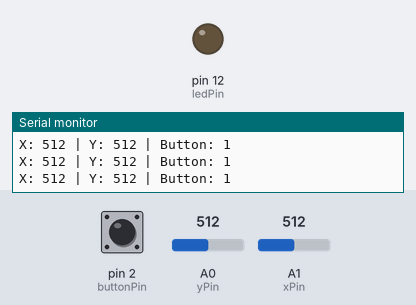
Recording of a sketch running on a simulated Arduino Uno, built with avr-gcc and run on an emulated ATmega328P. Shown: output pins drawn as LEDs (lit = HIGH), the last lines printed to the serial monitor. Inputs (shaded band) come from the test bench; at power-on: A1 (xPin) = 512, pin 2 (buttonPin) HIGH, A0 (yPin) = 512.

Above: at 1.2 s.
1.3 s: A1 (xPin) set to 587
2.8 s: A1 (xPin) set to 615
At 4.0 s:
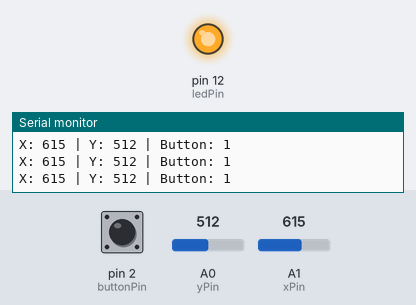
7.3 s: A1 (xPin) set to 590
At 8.5 s:
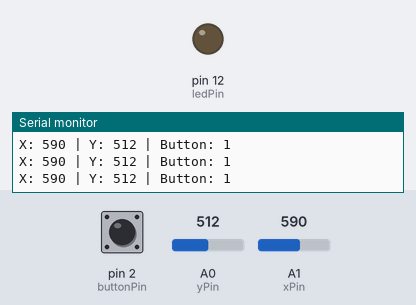
8.8 s: A1 (xPin) set to 610
At 9.1 s:
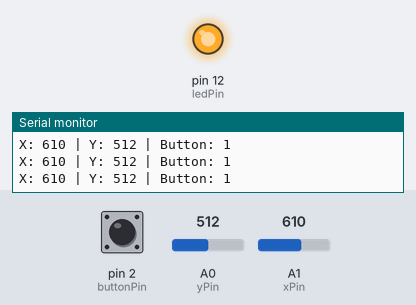
Timing chart, 0 to 11.3 s (numbered marks = the images above; inputs shaded):
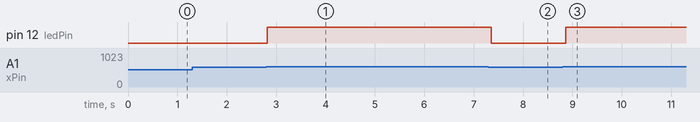

The sketch:

joystick.ino
```cpp
int xPin = A1;
int yPin = A0;
int buttonPin = 2;

int xPosition = 0;
int yPosition = 0;
int buttonState = 0;
const int ledPin = 12;

void setup() {
  // initialize serial communications at 9600 bps:
  Serial.begin(9600);

  pinMode(xPin, INPUT);
  pinMode(yPin, INPUT);
  pinMode(ledPin, OUTPUT);

  //activate pull-up resistor on the push-button pin
  pinMode(buttonPin, INPUT_PULLUP);

  // For versions prior to Arduino 1.0.1
  // pinMode(buttonPin, INPUT);
  // digitalWrite(buttonPin, HIGH);

}

void loop() {
  xPosition = analogRead(xPin);
  yPosition = analogRead(yPin);
  buttonState = digitalRead(buttonPin);

  Serial.print("X: ");
  Serial.print(xPosition);
  Serial.print(" | Y: ");
  Serial.print(yPosition);
  Serial.print(" | Button: ");
  Serial.println(buttonState);

  if(xPosition>600){
    digitalWrite(ledPin, HIGH);
  }
  else{
    digitalWrite(ledPin, LOW);
  }

  delay(100); // add some delay between reads
}
```

Measured:
- the behaviour switches between 600 and 601 on A1 (xPin) (found by bisection; images 0 and 1)
- after the input at 2.8 s, pin 12 (ledPin): LOW → HIGH at once
- after the input at 7.3 s, pin 12 (ledPin): HIGH → LOW after 0.06 s
- after the input at 8.8 s, pin 12 (ledPin): LOW → HIGH after 0.07 s
